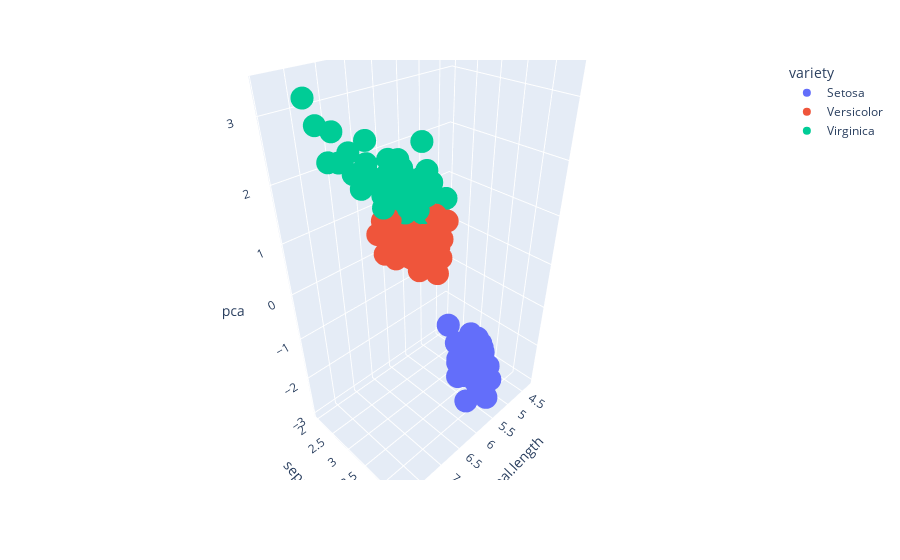

Notebook cell for this chart:
### Code cell
plot_pca_3d_scatter(df, ['petal.length', 'petal.width'])
